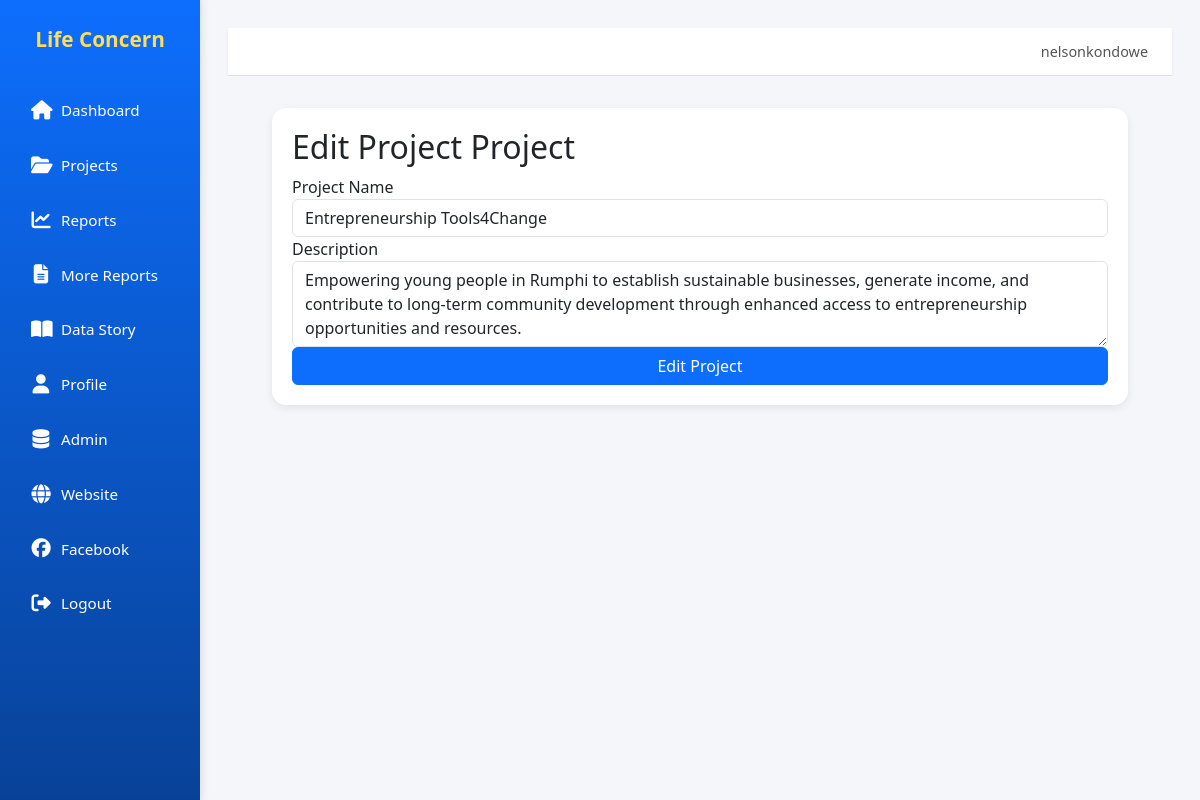
The page /projects/4/edit/ (signed in) on the database as committed earlier.
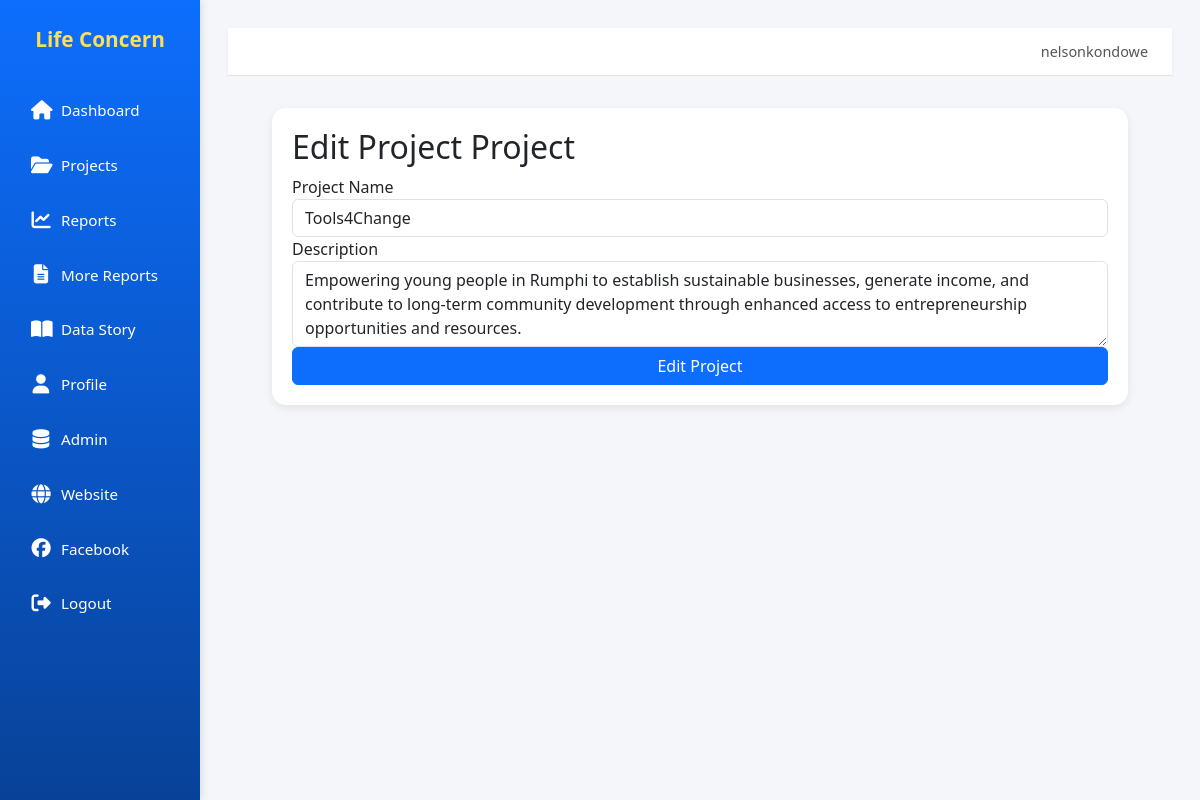
The same page on the database as committed later.
### core/models.py (models this page shows, shortened)
class Project(models.Model):
    name = models.CharField(max_length=200, unique=True)
    description = models.TextField(blank=True)
    start_year = models.IntegerField(null=True, blank=True)
    end_year = models.IntegerField(null=True, blank=True)
    active = models.BooleanField(default=True)

### core/views.py (the view)
# urls.py: path('projects/<int:pk>/edit/', views.project_edit, name='project_edit'),
@login_required
def project_edit(request, pk):
    project = get_object_or_404(Project, pk=pk)
    if request.method == "POST":
        form = ProjectForm(request.POST, instance=project)
        if form.is_valid():
            form.save()
            messages.success(request, "Project updated successfully!")
            return redirect("projects")
    else:
        form = ProjectForm(instance=project)
    return render(request, "core/project_form.html", {"form": form, "title": "Edit Project"})

### core/forms.py
class ProjectForm(forms.ModelForm):
    class Meta:
        model = Project
        fields = ["name", "description", "start_year", "end_year", "active"]
        widgets = {
            "name": forms.TextInput(attrs={"class": "form-control"}),
            "description": forms.Textarea(attrs={"class": "form-control", "rows": 3}),
            "start_year": forms.NumberInput(attrs={"class": "form-control"}),
            "end_year": forms.NumberInput(attrs={"class": "form-control"}),
            "active": forms.CheckboxInput(attrs={"class": "form-check-input"}),
        }

### core/templates/core/project_form.html (shortened to what this page needs)
{% extends "core/base.html" %}
{% block content %}
<div class="card">
  <h2>{{ title }} Project</h2>
  <form method="POST">
    <div class="form-group">
      <label for="id_name">Project Name</label>
      <input type="text" name="name" id="id_name" class="form-control" value="{{ form.name.value|default:'' }}" required>
    </div>
    <div class="form-group">
      <label for="id_description">Description</label>
      <textarea name="description" id="id_description" class="form-control" rows="3">{{ form.description.value|default:'' }}</textarea>
    </div>
    <div class="form-group">
      <button type="submit" class="btn btn-primary">{{ title }}</button>
    </div>
  </form>
</div>
{% endblock %}

Rows that differ between the two databases and show on the page:
changed Project: name "Entrepreneurship Tools4Change" → "Tools4Change"
